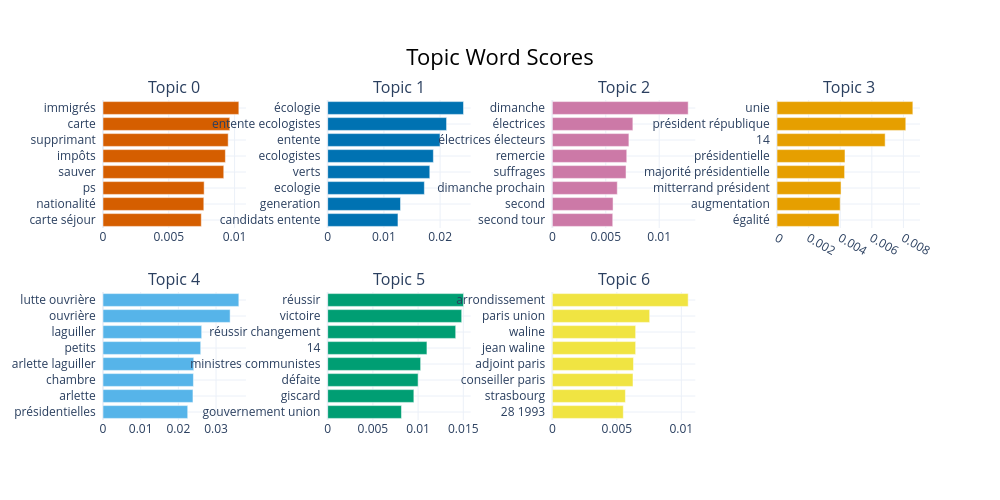

The cell this chart's notebook holds for it:
### Markdown cell above
We find 37% of documents without a specific topic. This is consistant with the literature and usual BERT usages. We still have a decent part of the documents that can be analyzed.

BERTopic found 143 topics. Let's plot the first 7 topics to compare the quality of the topics with our LDA approach.

### Code cell
from IPython.display import display

if len(df) > 0:
    # Show topics 
    topic_info = topic_model.get_topic_info()
    display(topic_info.head(N_TOPICS+1))
    
    # Viz topics
    fig = topic_model.visualize_barchart(top_n_topics=N_TOPICS, n_words=8)
    fig.write_html("plots/bertopic_barchart.html")
    fig.show()

### Figure 1 — Plotly figure (JSON) as saved in the notebook; plotly's stock layout.template omitted (floating-point values rounded to 4 significant figures)
{"data": [{"marker": {"color": "#D55E00"}, "orientation": "h", "type": "bar", "x": [0.007471, 0.007661, 0.007687, 0.009176, 0.009301, 0.009513, 0.009633, 0.01032], "xaxis": "x", "y": ["carte séjour  ", "nationalité  ", "ps  ", "sauver  ", "impôts  ", "supprimant  ", "carte  ", "immigrés  "], "yaxis": "y"}, {"marker": {"color": "#0072B2"}, "orientation": "h", "type": "bar", "x": [0.0125, 0.01296, 0.0172, 0.01816, 0.0188, 0.01998, 0.02115, 0.02416], "xaxis": "x2", "y": ["candidats entente  ", "generation  ", "ecologie  ", "verts  ", "ecologistes  ", "entente  ", "entente ecologistes  ", "écologie  "], "yaxis": "y2"}, {"marker": {"color": "#CC79A7"}, "orientation": "h", "type": "bar", "x": [0.005652, 0.005681, 0.006078, 0.006895, 0.006963, 0.007165, 0.007536, 0.01271], "xaxis": "x3", "y": ["second tour  ", "second  ", "dimanche prochain  ", "suffrages  ", "remercie  ", "électrices électeurs  ", "électrices  ", "dimanche  "], "yaxis": "y3"}, {"marker": {"color": "#E69F00"}, "orientation": "h", "type": "bar", "x": [0.003925, 0.003996, 0.004052, 0.004277, 0.004301, 0.006844, 0.00815, 0.008597], "xaxis": "x4", "y": ["égalité  ", "augmentation  ", "mitterrand président  ", "majorité présidentielle  ", "présidentielle  ", "14  ", "président république  ", "unie  "], "yaxis": "y4"}, {"marker": {"color": "#56B4E9"}, "orientation": "h", "type": "bar", "x": [0.02248, 0.02387, 0.02399, 0.02408, 0.02593, 0.02619, 0.03373, 0.03604], "xaxis": "x5", "y": ["présidentielles  ", "arlette  ", "chambre  ", "arlette laguiller  ", "petits  ", "laguiller  ", "ouvrière  ", "lutte ouvrière  "], "yaxis": "y5"}, {"marker": {"color": "#009E73"}, "orientation": "h", "type": "bar", "x": [0.008159, 0.009531, 0.009998, 0.01028, 0.01098, 0.01416, 0.01482, 0.01502], "xaxis": "x6", "y": ["gouvernement union  ", "giscard  ", "défaite  ", "ministres communistes  ", "14  ", "réussir changement  ", "victoire  ", "réussir  "], "yaxis": "y6"}, {"marker": {"color": "#F0E442"}, "orientation": "h", "type": "bar", "x": [0.005501, 0.005664, 0.006252, 0.00629, 0.006458, 0.006458, 0.007545, 0.01053], "xaxis": "x7", "y": ["28 1993  ", "strasbourg  ", "conseiller paris  ", "adjoint paris  ", "jean waline  ", "waline  ", "paris union  ", "arrondissement  "], "yaxis": "y7"}], "layout": {"annotations": [{"font": {"size": 16}, "showarrow": false, "text": "Topic 0", "x": 0.0875, "xanchor": "center", "xref": "paper", "y": 1, "yanchor": "bottom", "yref": "paper"}, {"font": {"size": 16}, "showarrow": false, "text": "Topic 1", "x": 0.3625, "xanchor": "center", "xref": "paper", "y": 1, "yanchor": "bottom", "yref": "paper"}, {"font": {"size": 16}, "showarrow": false, "text": "Topic 2", "x": 0.6375, "xanchor": "center", "xref": "paper", "y": 1, "yanchor": "bottom", "yref": "paper"}, {"font": {"size": 16}, "showarrow": false, "text": "Topic 3", "x": 0.9125, "xanchor": "center", "xref": "paper", "y": 1, "yanchor": "bottom", "yref": "paper"}, {"font": {"size": 16}, "showarrow": false, "text": "Topic 4", "x": 0.0875, "xanchor": "center", "xref": "paper", "y": 0.4, "yanchor": "bottom", "yref": "paper"}, {"font": {"size": 16}, "showarrow": false, "text": "Topic 5", "x": 0.3625, "xanchor": "center", "xref": "paper", "y": 0.4, "yanchor": "bottom", "yref": "paper"}, {"font": {"size": 16}, "showarrow": false, "text": "Topic 6", "x": 0.6375, "xanchor": "center", "xref": "paper", "y": 0.4, "yanchor": "bottom", "yref": "paper"}], "height": 500, "hoverlabel": {"bgcolor": "white", "font": {"family": "Rockwell", "size": 16}}, "showlegend": false, "title": {"font": {"color": "Black", "size": 22}, "text": "Topic Word Scores", "x": 0.5, "xanchor": "center", "yanchor": "top"}, "width": 1000, "xaxis": {"anchor": "y", "domain": [0, 0.175], "showgrid": true}, "xaxis2": {"anchor": "y2", "domain": [0.275, 0.45], "showgrid": true}, "xaxis3": {"anchor": "y3", "domain": [0.55, 0.725], "showgrid": true}, "xaxis4": {"anchor": "y4", "domain": [0.825, 1], "showgrid": true}, "xaxis5": {"anchor": "y5", "domain": [0, 0.175], "showgrid": true}, "xaxis6": {"anchor": "y6", "domain": [0.275, 0.45], "showgrid": true}, "xaxis7": {"anchor": "y7", "domain": [0.55, 0.725], "showgrid": true}, "xaxis8": {"anchor": "y8", "domain": [0.825, 1], "showgrid": true}, "yaxis": {"anchor": "x", "domain": [0.6, 1], "showgrid": true}, "yaxis2": {"anchor": "x2", "domain": [0.6, 1], "showgrid": true}, "yaxis3": {"anchor": "x3", "domain": [0.6, 1], "showgrid": true}, "yaxis4": {"anchor": "x4", "domain": [0.6, 1], "showgrid": true}, "yaxis5": {"anchor": "x5", "domain": [0, 0.4], "showgrid": true}, "yaxis6": {"anchor": "x6", "domain": [0, 0.4], "showgrid": true}, "yaxis7": {"anchor": "x7", "domain": [0, 0.4], "showgrid": true}, "yaxis8": {"anchor": "x8", "domain": [0, 0.4], "showgrid": true}}}
